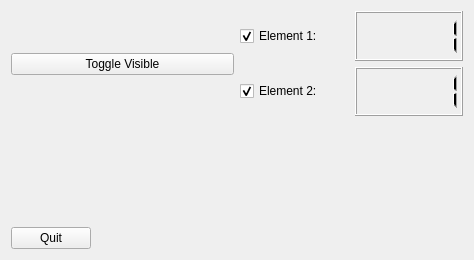
<?xml version="1.0" encoding="UTF-8"?>
<ui version="4.0">
 <class>examen</class>
 <widget class="QWidget" name="examen">
  <property name="geometry">
   <rect>
    <x>0</x>
    <y>0</y>
    <width>474</width>
    <height>260</height>
   </rect>
  </property>
  <property name="windowTitle">
   <string>examen</string>
  </property>
  <layout class="QVBoxLayout" name="verticalLayout_3">
   <item>
    <layout class="QHBoxLayout" name="horizontalLayout_3">
     <item>
      <layout class="QVBoxLayout" name="verticalLayout">
       <item>
        <spacer name="verticalSpacer_2">
         <property name="orientation">
          <enum>Qt::Vertical</enum>
         </property>
         <property name="sizeHint" stdset="0">
          <size>
           <width>20</width>
           <height>40</height>
          </size>
         </property>
        </spacer>
       </item>
       <item>
        <widget class="QPushButton" name="pushButton">
         <property name="text">
          <string>Toggle Visible</string>
         </property>
        </widget>
       </item>
       <item>
        <spacer name="verticalSpacer">
         <property name="orientation">
          <enum>Qt::Vertical</enum>
         </property>
         <property name="sizeHint" stdset="0">
          <size>
           <width>20</width>
           <height>40</height>
          </size>
         </property>
        </spacer>
       </item>
      </layout>
     </item>
     <item>
      <layout class="QVBoxLayout" name="verticalLayout_2">
       <item>
        <layout class="QHBoxLayout" name="horizontalLayout">
         <item>
          <widget class="QCheckBox" name="checkBox">
           <property name="text">
            <string>Element 1:</string>
           </property>
           <property name="checked">
            <bool>true</bool>
           </property>
          </widget>
         </item>
         <item>
          <widget class="MyQLCDNumber" name="lcdNumber">
           <property name="intValue" stdset="0">
            <number>1</number>
           </property>
          </widget>
         </item>
        </layout>
       </item>
       <item>
        <layout class="QHBoxLayout" name="horizontalLayout_2">
         <item>
          <widget class="QCheckBox" name="checkBox_2">
           <property name="text">
            <string>Element 2:</string>
           </property>
           <property name="checked">
            <bool>true</bool>
           </property>
          </widget>
         </item>
         <item>
          <widget class="MyQLCDNumber" name="lcdNumber_2">
           <property name="intValue" stdset="0">
            <number>1</number>
           </property>
          </widget>
         </item>
        </layout>
       </item>
      </layout>
     </item>
    </layout>
   </item>
   <item>
    <spacer name="verticalSpacer_3">
     <property name="orientation">
      <enum>Qt::Vertical</enum>
     </property>
     <property name="sizeHint" stdset="0">
      <size>
       <width>20</width>
       <height>75</height>
      </size>
     </property>
    </spacer>
   </item>
   <item>
    <layout class="QHBoxLayout" name="horizontalLayout_4">
     <item>
      <widget class="QPushButton" name="pushButton_2">
       <property name="text">
        <string>Quit</string>
       </property>
      </widget>
     </item>
     <item>
      <spacer name="horizontalSpacer">
       <property name="orientation">
        <enum>Qt::Horizontal</enum>
       </property>
       <property name="sizeHint" stdset="0">
        <size>
         <width>40</width>
         <height>20</height>
        </size>
       </property>
      </spacer>
     </item>
    </layout>
   </item>
  </layout>
 </widget>
 <layoutdefault spacing="6" margin="11"/>
 <customwidgets>
  <customwidget>
   <class>MyQLCDNumber</class>
   <extends>QLCDNumber</extends>
   <header location="global">myqlcdnumber.h</header>
   <slots>
    <slot>toggle1()</slot>
    <slot>check1(bool)</slot>
    <slot>toggle2()</slot>
    <slot>check2(bool)</slot>
   </slots>
  </customwidget>
 </customwidgets>
 <resources/>
 <connections>
  <connection>
   <sender>pushButton_2</sender>
   <signal>clicked()</signal>
   <receiver>examen</receiver>
   <slot>close()</slot>
   <hints>
    <hint type="sourcelabel">
     <x>55</x>
     <y>254</y>
    </hint>
    <hint type="destinationlabel">
     <x>28</x>
     <y>193</y>
    </hint>
   </hints>
  </connection>
  <connection>
   <sender>pushButton</sender>
   <signal>clicked()</signal>
   <receiver>lcdNumber</receiver>
   <slot>toggle1()</slot>
   <hints>
    <hint type="sourcelabel">
     <x>215</x>
     <y>62</y>
    </hint>
    <hint type="destinationlabel">
     <x>371</x>
     <y>16</y>
    </hint>
   </hints>
  </connection>
  <connection>
   <sender>pushButton</sender>
   <signal>clicked()</signal>
   <receiver>lcdNumber_2</receiver>
   <slot>toggle2()</slot>
   <hints>
    <hint type="sourcelabel">
     <x>196</x>
     <y>72</y>
    </hint>
    <hint type="destinationlabel">
     <x>466</x>
     <y>115</y>
    </hint>
   </hints>
  </connection>
  <connection>
   <sender>checkBox</sender>
   <signal>toggled(bool)</signal>
   <receiver>lcdNumber</receiver>
   <slot>check1(bool)</slot>
   <hints>
    <hint type="sourcelabel">
     <x>314</x>
     <y>42</y>
    </hint>
    <hint type="destinationlabel">
     <x>383</x>
     <y>46</y>
    </hint>
   </hints>
  </connection>
  <connection>
   <sender>checkBox_2</sender>
   <signal>toggled(bool)</signal>
   <receiver>lcdNumber_2</receiver>
   <slot>check2(bool)</slot>
   <hints>
    <hint type="sourcelabel">
     <x>351</x>
     <y>100</y>
    </hint>
    <hint type="destinationlabel">
     <x>392</x>
     <y>104</y>
    </hint>
   </hints>
  </connection>
 </connections>
</ui>
